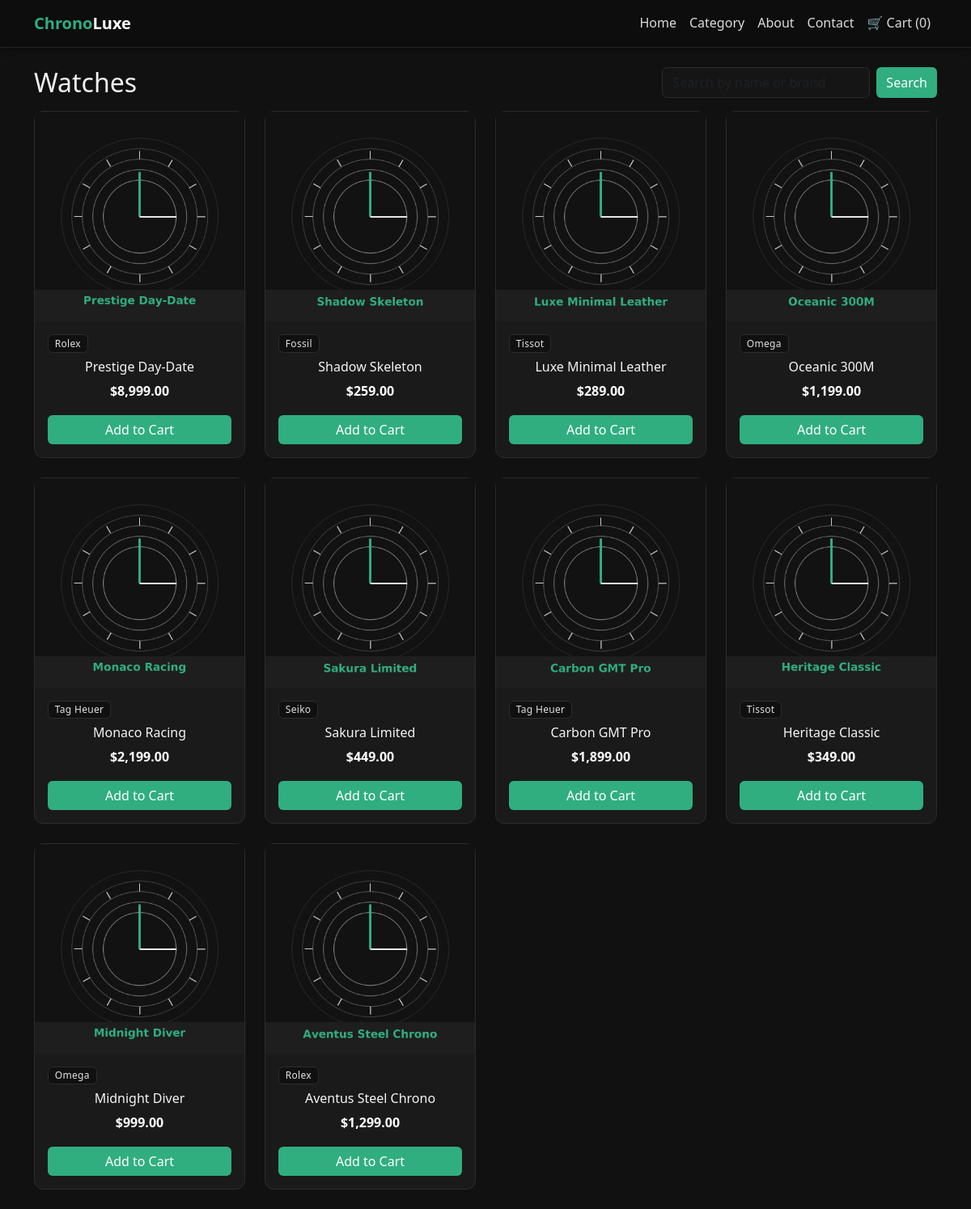
The app's page /category.php with its own data.
### tables this page shows
CREATE TABLE products (
  id INT AUTO_INCREMENT PRIMARY KEY,
  name VARCHAR(120) NOT NULL,
  brand VARCHAR(60) NOT NULL,
  price DECIMAL(10,2) NOT NULL,
  image VARCHAR(255) NOT NULL
);

### shared.php (called while the page is built, shortened)
<?php
function cart_count() { return array_sum($_SESSION['cart']); }
?>

### category.php (the view, shortened to what this page needs)
<?php include 'shared.php'; ?>
<!DOCTYPE html>
<html lang="en">
<head>
  <link href="https://cdn.jsdelivr.net/npm/bootstrap@5.3.3/dist/css/bootstrap.min.css" rel="stylesheet">
  <link rel="stylesheet" href="style.css">
</head>
<body>
  <?php include 'navbar.php'; ?>
  <div class="container py-4">
    <div class="d-flex flex-wrap justify-content-between align-items-center mb-3">
      <h2 class="m-0">Watches</h2>
      <form class="d-flex" method="get" action="category.php">
        <input class="form-control me-2" type="search" name="q" placeholder="Search by name or brand" value="<?php echo htmlspecialchars($_GET['q'] ?? ''); ?>">
        <button class="btn btn-success" type="submit">Search</button>
      </form>
    </div>
    <div class="row g-4">
      <?php
        $q = trim($_GET['q'] ?? '');
        if ($q !== '') {
          $safe = $conn->real_escape_string($q);
          $sql = "SELECT * FROM products WHERE name LIKE '%$safe%' OR brand LIKE '%$safe%' ORDER BY id DESC";
        } else {
          $sql = "SELECT * FROM products ORDER BY id DESC";
        }
        $result = $conn->query($sql);
        while ($row = $result->fetch_assoc()):
      ?>
      <div class="col-12 col-sm-6 col-md-4 col-lg-3">
        <div class="card h-100 text-center">
          <img src="<?php echo htmlspecialchars($row['image']); ?>" class="card-img-top" alt="">
          <div class="card-body d-flex flex-column">
            <span class="badge badge-brand align-self-start mb-2"><?php echo htmlspecialchars($row['brand']); ?></span>
            <h6 class="card-title"><?php echo htmlspecialchars($row['name']); ?></h6>
            <div class="mt-auto">
              <p class="price mb-3">$<?php echo number_format($row['price'], 2); ?></p>
              <form action="cart.php" method="POST">
                <button type="submit" name="add" class="btn btn-success w-100">Add to Cart</button>
              </form>
            </div>
          </div>
        </div>
      </div>
      <?php endwhile; ?>
    </div>
  </div>
</body>
</html>

### navbar.php (shortened to what this page needs)
<?php require_once 'shared.php'; ?>
<nav class="navbar navbar-expand-lg navbar-dark bg-black border-bottom border-dark sticky-top">
  <div class="container">
    <a class="navbar-brand fw-bold" href="home.php"><span style="color:#30AE80;">Chrono</span>Luxe</a>
    <div class="collapse navbar-collapse" id="navMenu">
      <ul class="navbar-nav ms-auto">
        <li class="nav-item"><a href="home.php" class="nav-link">Home</a></li>
        <li class="nav-item"><a href="category.php" class="nav-link">Category</a></li>
        <li class="nav-item"><a href="about.php" class="nav-link">About</a></li>
        <li class="nav-item"><a href="contact.php" class="nav-link">Contact</a></li>
        <li class="nav-item">
          <a href="cart.php" class="nav-link">🛒 Cart (<?php echo cart_count(); ?>)</a>
        </li>
      </ul>
    </div>
  </div>
</nav>

### style.css (style rules this page uses)
:root { --bg: #111111; --panel: #1a1a1a; --text: #f2f2f2; --muted: #fffefe; --mint: #30AE80; --line: #2c2c2c; --shadow: rgba(0, 0, 0, 0.4); }
html, body { background: var(--bg); color: var(--text); font-family: "Segoe UI", Roboto, "Helvetica Neue", Arial, sans-serif; line-height: 1.6; }
a { color: var(--mint); text-decoration: none; transition: color 0.3s ease; }
.navbar { background: #0d0d0d !important; border-bottom: 1px solid #181818; box-shadow: 0 2px 10px var(--shadow); }
.navbar-dark .navbar-nav .nav-link { color: #dcdcdc; transition: color 0.2s ease; }
.btn-success { background: var(--mint); border: none; color: #fff; font-weight: 500; transition: background 0.3s ease, transform 0.2s ease; }
.card { border: 1px solid var(--line); background: var(--panel); color: var(--text); border-radius: 0.7rem; transition: transform 0.2s ease, box-shadow 0.2s ease, background 0.3s ease; }
.card h5, .card h6 { color: #f5f5f5; }
.card p { color: var(--muted); }
.form-control, .form-select, textarea { background: #151515 !important; color: var(--text) !important; border: 1px solid #2b2b2b !important; border-radius: 0.4rem; }
.badge-brand { background: #101010; border: 1px solid var(--line); color: #e2e2e2; font-weight: 500; letter-spacing: 0.3px; }
.price { font-weight: 700; color: #ffffff; }

### records on screen
products: image (picture), brand "Rolex", name "Prestige Day-Date", price "8,999.00"
products: image (picture), brand "Fossil", name "Shadow Skeleton", price "259.00"
products: image (picture), brand "Tissot", name "Luxe Minimal Leather", price "289.00"
products: image (picture), brand "Omega", name "Oceanic 300M", price "1,199.00"
products: image (picture), brand "Tag Heuer", name "Monaco Racing", price "2,199.00"
products: image (picture), brand "Seiko", name "Sakura Limited", price "449.00"
products: image (picture), brand "Tag Heuer", name "Carbon GMT Pro", price "1,899.00"
products: image (picture), brand "Tissot", name "Heritage Classic", price "349.00"
products: image (picture), brand "Omega", name "Midnight Diver", price "999.00"
products: image (picture), brand "Rolex", name "Aventus Steel Chrono", price "1,299.00"

### other values on screen
cart_count() "0"
